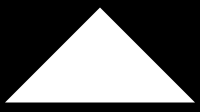
#> input picture part-2-next-steps/masks/mask_maze_triangle.png, 200 x 112 px
$ python delta_image_mask.py
#> lines starting #> are read from the running program, lines starting #| are printed output that depends on the picture
### part-2-next-steps/mask.py
from random import randrange
from PIL import Image


class Mask:

    def __init__(self, rows, columns):
        self.rows = rows
        self.columns = columns
        self.bits = [[True for _ in range(self.columns)] for _ in range(self.rows)]

    # [6 lines left out: function __getitem__, not called in this run]

    def __setitem__(self, key, is_on):
        row, column = key
        self.bits[row][column] = is_on

    # [7 lines left out: function count, not called in this run]

    def random_location(self):
        while True:
            row = randrange(0, self.rows)
            column = randrange(0, self.columns)
            if self.bits[row][column]:
                return (row, column)

    # [16 lines left out: function from_txt, not called in this run]

    def from_png(filename):
#> called with filename = './masks/mask_maze_triangle.png'
        image = Image.open(filename)
#> image is the input picture: PIL image 200x112 RGBA; mean R, G, B, A 102.8, 102.8, 102.8, 255
        rows = image.height
#> rows = 112
        columns = image.width
#> columns = 200
        mask = Mask(rows, columns)
        for row in range(rows):
            for column in range(columns):
                if image.getpixel((column, row)) == (0, 0, 0, 255): # RGB value for black
                    mask[row, column] = False
                else:
                    mask[row, column] = True
        return mask

### part-2-next-steps/triangle_grid.py
from colored_grid import ColoredGrid
from triangle_cell import TriangleCell
from PIL import Image, ImageDraw
import math

DRAW_BACKGROUND = 0


class TriangleGrid(ColoredGrid):

    def prepare_grid(self):
        return [[TriangleCell(row, column) for column in range(self.columns)] for row in range(self.rows)]

    def configure_cells(self):
        for cell in self.each_cell():
            row = cell.row
            column = cell.column
            cell.west = self[row, column - 1]
            cell.east = self[row, column + 1]
            if cell.upright():
                cell.south = self[row + 1, column]
            else:
                cell.north = self[row - 1, column]

    def to_png(self, size: int = 16):
#> called with size = 30
        half_width = size / 2.0
        height = size * math.sqrt(3) / 2.0
        half_height = height / 2.0
        img_width = int(size * (self.columns + 1) / 2.0)
        img_height = int(height * self.rows)
        background = (255, 255, 255)
        wall = (0, 0, 0)
        wall_width = 2
        img = Image.new("RGBA", (img_width + 1, img_height + 1), background)
#> img: PIL image 3016x2910 RGBA; every value is 255
        draw = ImageDraw.Draw(img)
        for mode in range(2):
            for cell in self.each_cell():
                cx = half_width + cell.column * half_width
                cy = half_height + cell.row * height
                west_x = int(cx - half_width)
                mid_x  = int(cx)
                east_x = int(cx + half_width)
                if cell.upright():
                    apex_y = int(cy - half_height)
                    base_y = int(cy + half_height)
                else:
                    apex_y = int(cy + half_height)
                    base_y = int(cy - half_height)
                if mode == DRAW_BACKGROUND:
                    color = self.background_color_for(cell)
                    if color:
                        draw.polygon([(west_x, base_y), (mid_x, apex_y), (east_x, base_y)], fill=color, outline = None)
                else:
                    if not cell.west:
                        draw.line([west_x, base_y, mid_x, apex_y], fill = wall, width = wall_width)
                    if not cell.linked_to(cell.east):
                        draw.line([east_x, base_y, mid_x, apex_y], fill = wall, width = wall_width)
                    no_south = cell.upright() is True and cell.south is None
                    not_linked = cell.upright() is False and cell.linked_to(cell.north) is False
                    if no_south or not_linked:
                        draw.line([east_x, base_y, west_x, base_y], fill = wall, width = wall_width)
        img.show()
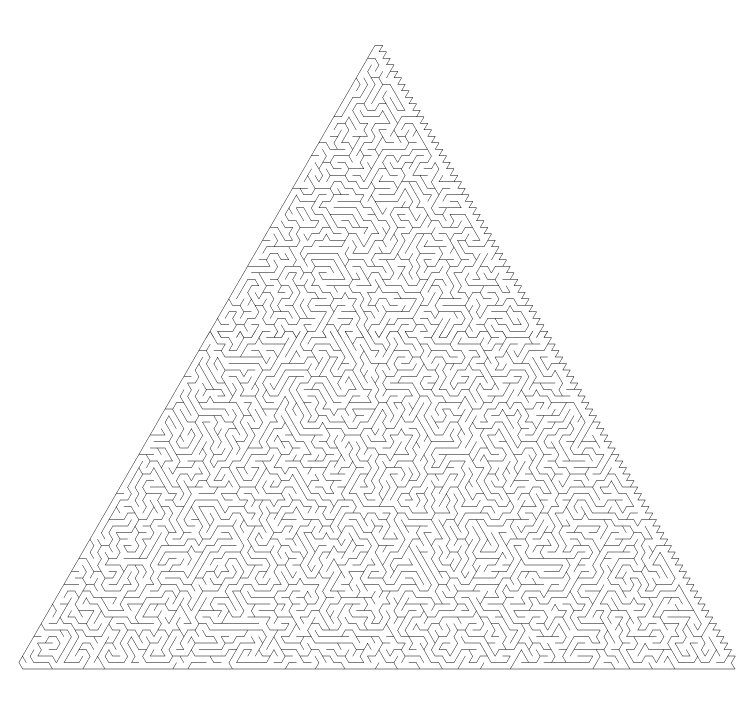
#> shown: PIL image 3016x2910 RGBA (shown at 1/4 size); mean R, G, B, A 247.3, 247.3, 247.3, 255

### part-2-next-steps/recursive_backtracker.py
from random import choice


class RecursiveBacktracker:

    def on(self, grid, start_at = None):
        stack = []
        if start_at is None:
            stack.append(grid.random_cell())
        else:
            stack.append(start_at)

        while stack:
            current_cell = stack[-1]
            unvisited_neighbors = [neighbor for neighbor in current_cell.neighbors() if not neighbor.links]
            if not unvisited_neighbors:
                stack.pop()
            else:
                neighbor = choice(unvisited_neighbors)
                current_cell.link(neighbor)
                stack.append(neighbor)

### part-2-next-steps/cell.py
from distances import Distances
from random import choice


class Cell:

    def __init__(self, row, column):
        self.row = row
        self.column = column
        self._links = {}
        self.north = None
        self.south = None
        self.east = None
        self.west = None

    def link(self, cell, bidi=True):
        self._links[cell] = True
        if (bidi):
            cell.link(self, False)
        return self

    # [5 lines left out: function unlink, not called in this run]

    @property
    def links(self):
        return list(self._links.keys())

    def linked_to(self, cell):
        return cell in self._links

    # [17 lines left out: functions neighbors, random_neighbour, not called in this run]

    def distances(self):
        distances = Distances(self)
        frontier = [self]
        while len(frontier) > 0:
            new_frontier = []
            for cell in frontier:
                for linked_cell in cell.links:
                    if distances[linked_cell] is None and distances[cell] is not None:
                        distances[linked_cell] = distances[cell] + 1
                        new_frontier.append(linked_cell)
            frontier = new_frontier
        return distances

### part-2-next-steps/triangle_masked_grid.py
from triangle_grid import TriangleGrid
from triangle_cell import TriangleCell


class TriangleMaskedGrid(TriangleGrid):

    def __init__(self, mask):
        self.mask = mask
        super().__init__(self.mask.rows, self.mask.columns)

    def prepare_grid(self):
        list_of_cells = [[TriangleCell(row, column) if self.mask.bits[row][column] else None for column in range(self.columns)] for row in range(self.rows)]
        return(list_of_cells)

    def random_cell(self):
        row, column = self.mask.random_location()
        #return row, column
        return self[row, column]

    def size(self):
        return self.mask.count()

### part-2-next-steps/colored_grid.py
from grid import Grid


class ColoredGrid(Grid):

    def __init__(self, rows, columns):
        super().__init__(rows, columns)
        self.distances = None
        self.maximum = 0

    def background_color_for(self, cell):
        if self.distances is not None and self.distances[cell] is not None:
            if self.maximum == 0:
                farthest, self.maximum = self.distances.max()
            distance = self.distances[cell]
            intensity = float((self.maximum - distance)) / self.maximum
            dark = round(255 * intensity)
            bright = 128 + round(127 * intensity)
            return dark, bright, dark #green
            # [6 lines of commented-out code are left out]
        else:
            return None

### part-2-next-steps/grid.py
from cell import Cell
import random
from random import randrange
#from random import randrange, random, shuffle
from PIL import Image, ImageDraw

DRAW_BACKGROUND = 0


class Grid:

    def __init__(self, rows, columns):
        self.rows = rows
        self.columns = columns
        self.grid = self.prepare_grid()
        self.configure_cells()

    def prepare_grid(self):
        return [[Cell(row, column) for column in range(self.columns)] for row in range(self.rows)]

    # [8 lines left out: function configure_cells, not called in this run]

    def __getitem__(self, key):
        row, column = key
        if row < 0 or row > self.rows - 1:
            return None
        if column < 0 or column > self.columns - 1:
            return None
        return self.grid[row][column]

    # [4 lines left out: function random_cell, not called in this run]

    def size(self):
        return self.rows * self.columns

    def each_row(self):
        for row in range(self.rows):
            yield self.grid[row]

    def each_cell(self):
        for row in self.each_row():
            for cell in row:
                if cell is not None:
                    yield cell

    # [6 lines left out: function cell_at, not called in this run]

    def contents_of(self, cell):
        return " "

    def background_color_for(self, cell):
        return None

    # [109 lines left out: functions to_s, to_png, to_png_without_inset, to_png_with_inset, cell_coordinates_with_inset, not called in this run]

    def deadends(self):
        return [cell for cell in self.each_cell() if len(cell.links) == 1]

    # [11 lines left out: function braid, not called in this run]

### part-2-next-steps/distances.py
class Distances:

    def __init__(self, root):
        self.root = root
        self.cells = {}
        self.cells[root] = 0

    def __getitem__(self, cell):
        if cell in self.cells.keys():
            return self.cells[cell]
        return None

    def __setitem__(self, cell, distance):
        self.cells[cell] = distance

    def cells(self):
        return cells.keys
        # return list(self._cells.keys())

    # [15 lines left out: function path_to, not called in this run]

    def max(self):
        max_distance = 0
        max_cell = self.root
        for cell in self.cells:
            if self.cells[cell] > max_distance:
                max_cell = cell
                max_distance = self.cells[cell]
        return max_cell, max_distance

### part-2-next-steps/triangle_cell.py
from cell import Cell


class TriangleCell(Cell):

    def upright(self):
        if (self.row + self.column) % 2 == 0:
            return True
        else:
            return False

    def neighbors(self):
        list=[]
        if self.west:
            list.append(self.west)
        if self.east:
            list.append(self.east)
        if not self.upright() and self.north:
            list.append(self.north)
        if self.upright() and self.south:
            list.append(self.south)
        return list

### part-2-next-steps/delta_image_mask.py
from mask import Mask
from triangle_masked_grid import TriangleMaskedGrid
from recursive_backtracker import RecursiveBacktracker

mask = Mask.from_png("./masks/mask_maze_triangle.png")

grid = TriangleMaskedGrid(mask)
algorithm = RecursiveBacktracker()
algorithm.on(grid)

grid.to_png(size = 30)

# Optional code to color the maze
start = grid[grid.rows // 2, grid.columns // 2]
grid.distances = start.distances()
grid.to_png(size = 30)
#> call 2 of to_png, with size = 30
#> in to_png (call 2), `img.show()`:
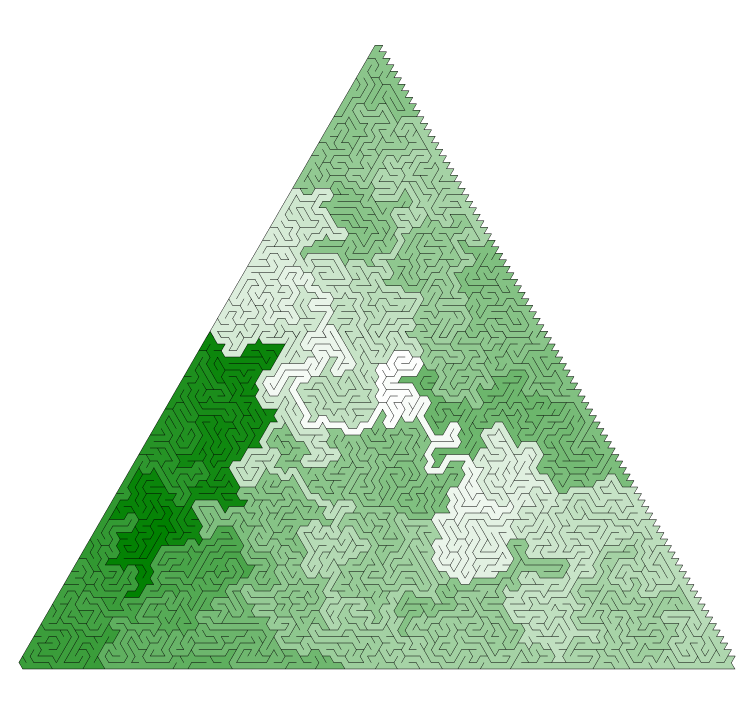
#> shown: PIL image 3016x2910 RGBA (shown at 1/4 size); mean R, G, B, A 205.5, 226.5, 205.5, 255
